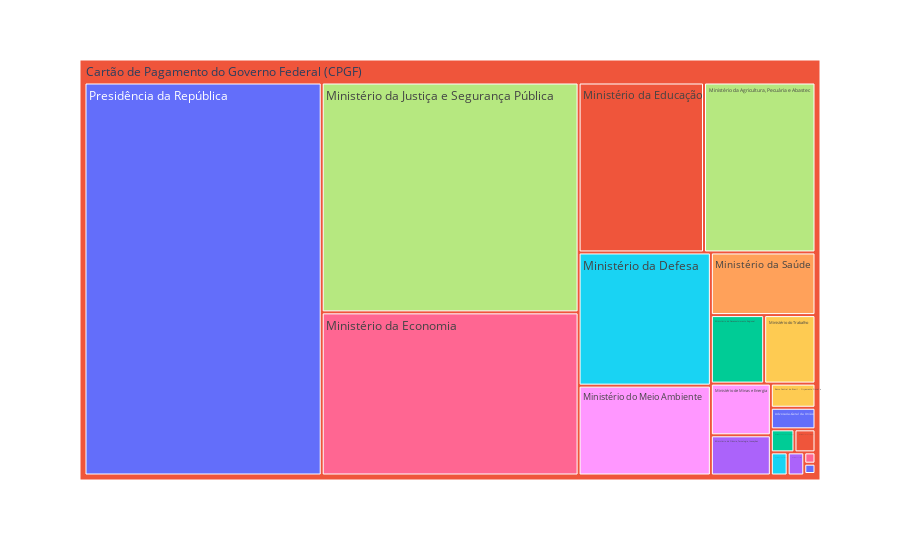

This figure's notebook cell:
### Code cell
fig_jan = px.treemap(gastos_por_orgao_jan, path=[px.Constant('Cartão de Pagamento do Governo Federal (CPGF)'), 'NOME ÓRGÃO SUPERIOR'], values='VALOR TRANSAÇÃO',
                  color='NOME ÓRGÃO SUPERIOR')
fig_jan.show()
#img = pio.to_image(fig_jan, format='png')
#pio.write_image(img, file='images/orgaos_dados_2022.png')

### Figure 1 — Plotly figure (JSON) as saved in the notebook; plotly's stock layout.template omitted (floating-point values rounded to 4 significant figures)
{"data": [{"branchvalues": "total", "customdata": [["Ministério das Relações Exteriores"], ["Ministério das Comunicações"], ["Ministério do Trabalho e Emprego"], ["Ministério da Ciência, Tecnologia, Inovações "], ["Ministério da Saúde"], ["Ministério da Defesa"], ["Controladoria-Geral da União"], ["Ministério da Agricultura, Pecuária e Abastec"], ["Ministério do Meio Ambiente"], ["Banco Central do Brasil - Orçamento Fiscal e "], ["Presidência da República"], ["Ministério da Educação"], ["Ministério do Desenvolvimento Regional"], ["Ministério do Turismo"], ["Ministério da Mulher, Família e Direitos Huma"], ["Ministério da Infraestrutura"], ["Ministério da Economia"], ["Ministério da Justiça e Segurança Pública"], ["Ministério de Minas e Energia"], ["Ministério do Trabalho"], ["Advocacia-Geral da União"], ["(?)"]], "domain": {"x": [0, 1], "y": [0, 1]}, "hovertemplate": "labels=%{label}<br>VALOR TRANSAÇÃO=%{value}<br>parent=%{parent}<br>id=%{id}<br>NOME ÓRGÃO SUPERIOR=%{customdata[0]}<extra></extra>", "ids": ["Cartão de Pagamento do Governo Federal (CPGF)/Ministério das Relações Exteriores", "Cartão de Pagamento do Governo Federal (CPGF)/Ministério das Comunicações", "Cartão de Pagamento do Governo Federal (CPGF)/Ministério do Trabalho e Emprego", "Cartão de Pagamento do Governo Federal (CPGF)/Ministério da Ciência, Tecnologia, Inovações ", "Cartão de Pagamento do Governo Federal (CPGF)/Ministério da Saúde", "Cartão de Pagamento do Governo Federal (CPGF)/Ministério da Defesa", "Cartão de Pagamento do Governo Federal (CPGF)/Controladoria-Geral da União", "Cartão de Pagamento do Governo Federal (CPGF)/Ministério da Agricultura, Pecuária e Abastec", "Cartão de Pagamento do Governo Federal (CPGF)/Ministério do Meio Ambiente", "Cartão de Pagamento do Governo Federal (CPGF)/Banco Central do Brasil - Orçamento Fiscal e ", "Cartão de Pagamento do Governo Federal (CPGF)/Presidência da República", "Cartão de Pagamento do Governo Federal (CPGF)/Ministério da Educação", "Cartão de Pagamento do Governo Federal (CPGF)/Ministério do Desenvolvimento Regional", "Cartão de Pagamento do Governo Federal (CPGF)/Ministério do Turismo", "Cartão de Pagamento do Governo Federal (CPGF)/Ministério da Mulher, Família e Direitos Huma", "Cartão de Pagamento do Governo Federal (CPGF)/Ministério da Infraestrutura", "Cartão de Pagamento do Governo Federal (CPGF)/Ministério da Economia", "Cartão de Pagamento do Governo Federal (CPGF)/Ministério da Justiça e Segurança Pública", "Cartão de Pagamento do Governo Federal (CPGF)/Ministério de Minas e Energia", "Cartão de Pagamento do Governo Federal (CPGF)/Ministério do Trabalho", "Cartão de Pagamento do Governo Federal (CPGF)/Advocacia-Geral da União", "Cartão de Pagamento do Governo Federal (CPGF)"], "labels": ["Ministério das Relações Exteriores", "Ministério das Comunicações", "Ministério do Trabalho e Emprego", "Ministério da Ciência, Tecnologia, Inovações ", "Ministério da Saúde", "Ministério da Defesa", "Controladoria-Geral da União", "Ministério da Agricultura, Pecuária e Abastec", "Ministério do Meio Ambiente", "Banco Central do Brasil - Orçamento Fiscal e ", "Presidência da República", "Ministério da Educação", "Ministério do Desenvolvimento Regional", "Ministério do Turismo", "Ministério da Mulher, Família e Direitos Huma", "Ministério da Infraestrutura", "Ministério da Economia", "Ministério da Justiça e Segurança Pública", "Ministério de Minas e Energia", "Ministério do Trabalho", "Advocacia-Geral da União", "Cartão de Pagamento do Governo Federal (CPGF)"], "marker": {"colors": ["#636efa", "#EF553B", "#00cc96", "#ab63fa", "#FFA15A", "#19d3f3", "#FF6692", "#B6E880", "#FF97FF", "#FECB52", "#636efa", "#EF553B", "#00cc96", "#ab63fa", "#FFA15A", "#19d3f3", "#FF6692", "#B6E880", "#FF97FF", "#FECB52", "#636efa", "#EF553B"]}, "name": "", "parents": ["Cartão de Pagamento do Governo Federal (CPGF)", "Cartão de Pagamento do Governo Federal (CPGF)", "Cartão de Pagamento do Governo Federal (CPGF)", "Cartão de Pagamento do Governo Federal (CPGF)", "Cartão de Pagamento do Governo Federal (CPGF)", "Cartão de Pagamento do Governo Federal (CPGF)", "Cartão de Pagamento do Governo Federal (CPGF)", "Cartão de Pagamento do Governo Federal (CPGF)", "Cartão de Pagamento do Governo Federal (CPGF)", "Cartão de Pagamento do Governo Federal (CPGF)", "Cartão de Pagamento do Governo Federal (CPGF)", "Cartão de Pagamento do Governo Federal (CPGF)", "Cartão de Pagamento do Governo Federal (CPGF)", "Cartão de Pagamento do Governo Federal (CPGF)", "Cartão de Pagamento do Governo Federal (CPGF)", "Cartão de Pagamento do Governo Federal (CPGF)", "Cartão de Pagamento do Governo Federal (CPGF)", "Cartão de Pagamento do Governo Federal (CPGF)", "Cartão de Pagamento do Governo Federal (CPGF)", "Cartão de Pagamento do Governo Federal (CPGF)", "Cartão de Pagamento do Governo Federal (CPGF)", ""], "type": "treemap", "values": [2485.0, 10400.0, 11690.0, 51820.0, 140900.0, 378700.0, 2733, 407300.0, 255500.0, 23200.0, 2004000.0, 458200.0, 78500.0, 8269.0, 360, 8370.0, 900900.0, 1269000.0, 66640.0, 75590.0, 20720.0, 6176000.0]}], "layout": {"legend": {"tracegroupgap": 0}, "margin": {"t": 60}}}
